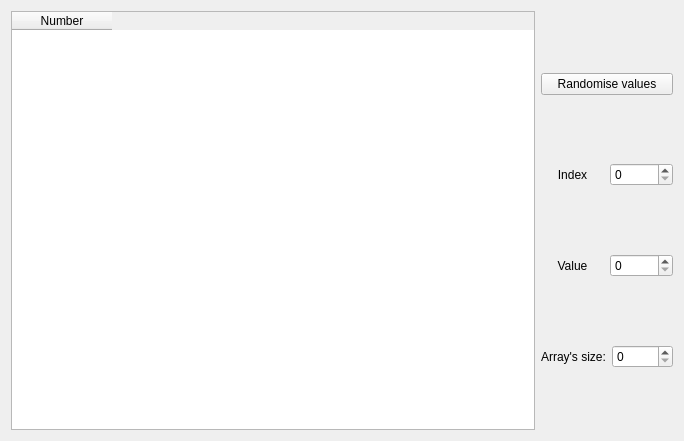
<?xml version="1.0" encoding="UTF-8"?>
<ui version="4.0">
 <class>ArrayTable</class>
 <widget class="QWidget" name="ArrayTable">
  <property name="geometry">
   <rect>
    <x>0</x>
    <y>0</y>
    <width>684</width>
    <height>441</height>
   </rect>
  </property>
  <property name="windowTitle">
   <string>Form</string>
  </property>
  <layout class="QHBoxLayout" name="horizontalLayout_4">
   <item>
    <widget class="QTableWidget" name="tableWidget">
     <column>
      <property name="text">
       <string>Number</string>
      </property>
     </column>
    </widget>
   </item>
   <item>
    <layout class="QVBoxLayout" name="verticalLayout">
     <item>
      <widget class="QPushButton" name="randPushButton">
       <property name="text">
        <string>Randomise values</string>
       </property>
      </widget>
     </item>
     <item>
      <layout class="QHBoxLayout" name="horizontalLayout_2">
       <item>
        <widget class="QLabel" name="indexLabel">
         <property name="text">
          <string>Index</string>
         </property>
         <property name="alignment">
          <set>Qt::AlignCenter</set>
         </property>
        </widget>
       </item>
       <item>
        <widget class="QSpinBox" name="indexSpinBox"/>
       </item>
      </layout>
     </item>
     <item>
      <layout class="QHBoxLayout" name="horizontalLayout_3">
       <item>
        <widget class="QLabel" name="valueLabel">
         <property name="text">
          <string>Value</string>
         </property>
         <property name="alignment">
          <set>Qt::AlignCenter</set>
         </property>
        </widget>
       </item>
       <item>
        <widget class="QSpinBox" name="valueSpinBox"/>
       </item>
      </layout>
     </item>
     <item>
      <layout class="QHBoxLayout" name="horizontalLayout">
       <item>
        <widget class="QLabel" name="sizeLabel">
         <property name="text">
          <string>Array's size:</string>
         </property>
         <property name="alignment">
          <set>Qt::AlignCenter</set>
         </property>
        </widget>
       </item>
       <item>
        <widget class="QSpinBox" name="sizeSpinBox">
         <property name="maximum">
          <number>10000</number>
         </property>
        </widget>
       </item>
      </layout>
     </item>
    </layout>
   </item>
  </layout>
 </widget>
 <resources/>
 <connections/>
</ui>
